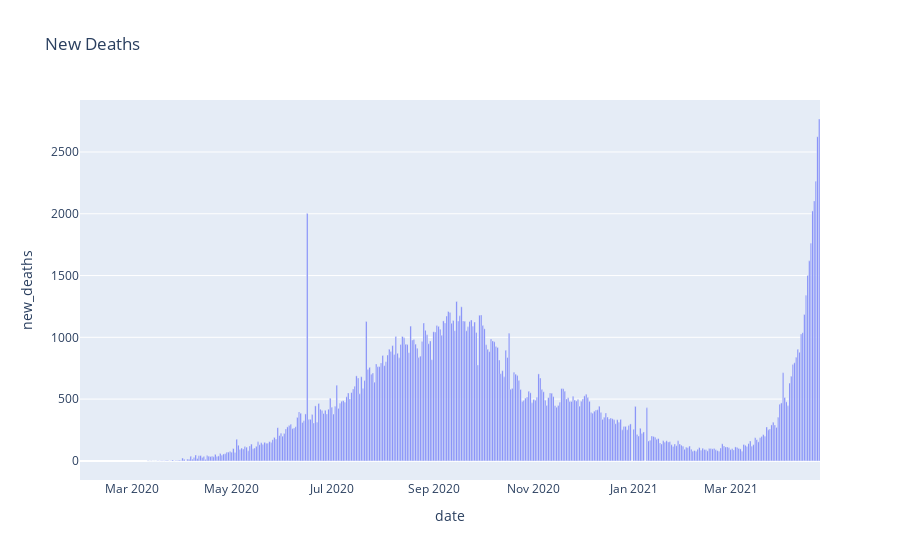

Source (notebook cell):
### Code cell
fig = px.bar(india_cases , x='date', y='new_deaths',title ='New Deaths')
fig.show()

### Figure 1 — Plotly figure (JSON) as saved in the notebook; plotly's stock layout.template omitted (floating-point values rounded to 4 significant figures; data arrays with more than 128 entries replaced by an {"elided": "..."} marker saying what was removed)
{"data": [{"alignmentgroup": "True", "hovertemplate": "date=%{x}<br>new_deaths=%{y}<extra></extra>", "legendgroup": "", "marker": {"color": "#636efa"}, "name": "", "offsetgroup": "", "orientation": "v", "showlegend": false, "textposition": "auto", "type": "bar", "x": {"elided": "451 str values"}, "xaxis": "x", "y": {"elided": "451 int values"}, "yaxis": "y"}], "layout": {"barmode": "relative", "legend": {"tracegroupgap": 0}, "title": {"text": "New Deaths"}, "xaxis": {"anchor": "y", "domain": [0, 1], "title": {"text": "date"}}, "yaxis": {"anchor": "x", "domain": [0, 1], "title": {"text": "new_deaths"}}}}
